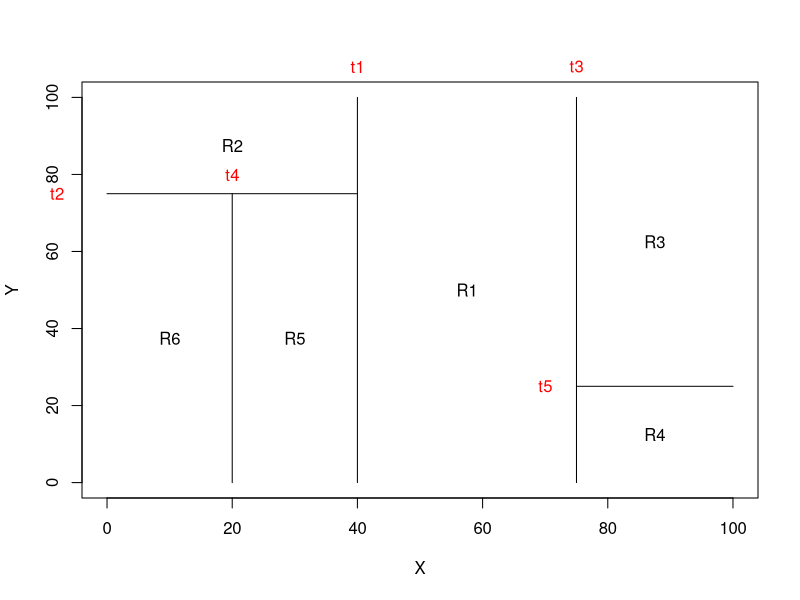
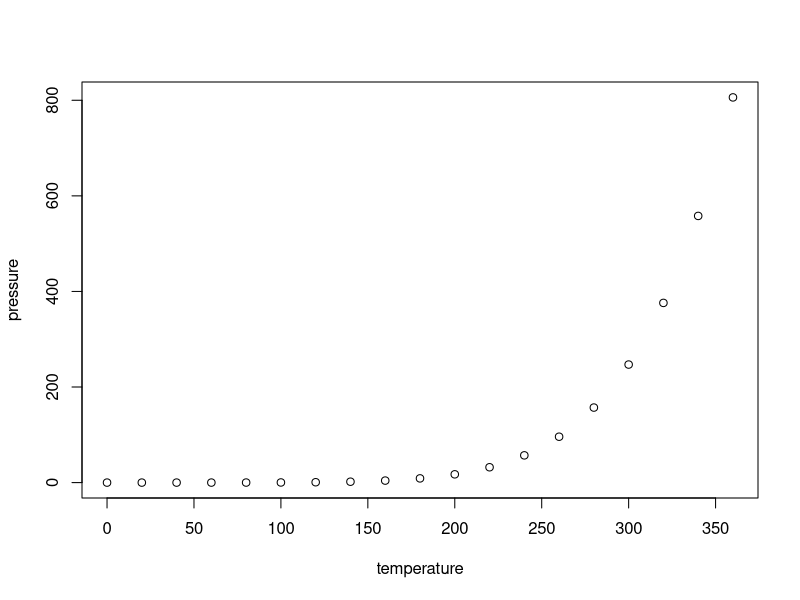

Write the R code that produced these figures, in order.
## ---- chunk 1
knitr::opts_chunk$set(echo = TRUE)
## ---- chunk 2
par(xpd = NA)
plot(NA, NA, type = "n", xlim = c(0,100), ylim = c(0,100), xlab = "X", ylab = "Y")
# t1: x = 40; (40, 0) (40, 100)
lines(x = c(40,40), y = c(0,100))
text(x = 40, y = 108, labels = c("t1"), col = "red")
# t2: y = 75; (0, 75) (40, 75)
lines(x = c(0,40), y = c(75,75))
text(x = -8, y = 75, labels = c("t2"), col = "red")
# t3: x = 75; (75,0) (75, 100)
lines(x = c(75,75), y = c(0,100))
text(x = 75, y = 108, labels = c("t3"), col = "red")
# t4: x = 20; (20,0) (20, 75)
lines(x = c(20,20), y = c(0,75))
text(x = 20, y = 80, labels = c("t4"), col = "red")
# t5: y=25; (75,25) (100,25)
lines(x = c(75,100), y = c(25,25))
text(x = 70, y = 25, labels = c("t5"), col = "red")

text(x = (40+75)/2, y = 50, labels = c("R1"))
text(x = 20, y = (100+75)/2, labels = c("R2"))
text(x = (75+100)/2, y = (100+25)/2, labels = c("R3"))
text(x = (75+100)/2, y = 25/2, labels = c("R4"))
text(x = 30, y = 75/2, labels = c("R5"))
text(x = 10, y = 75/2, labels = c("R6"))
## ---- chunk 3
plot(pressure)
## ---- chunk 4

## ---- chunk 5

## ---- chunk 6

## ---- chunk 7

## ---- chunk 8

